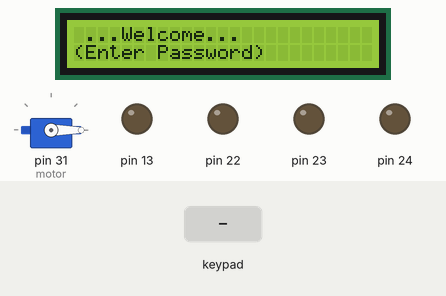
Simulated run of this sketch. Board: Arduino Mega 2560, built with avr-gcc and run on an emulated ATmega2560. Shown: 25×2 character LCD, servo, output pins drawn as LEDs (lit = HIGH). The test bench sets the inputs (shaded band). What the sketch prints to the serial monitor is not drawn.

Above: at 1.2 s.
1.3 s: keypad keys 1 2 3 4 = pressed 0.4 s apart
At 3.9 s:
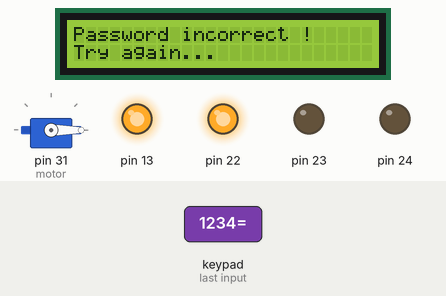
4.8 s: key '*' pressed
At 5.5 s:
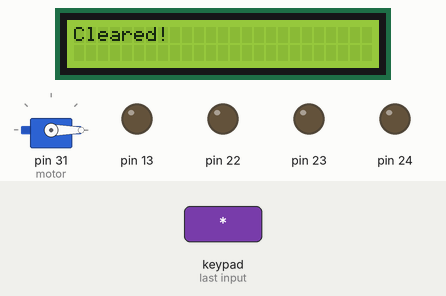
6.3 s: key '2' pressed
At 6.9 s:
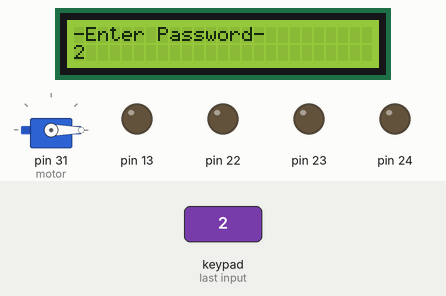
7.8 s: keypad keys 1 2 3 4 pressed 0.4 s apart
At 10.4 s:
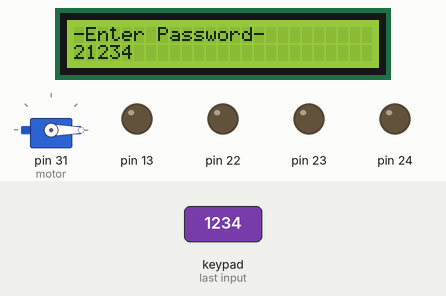
Timing chart, 0 to 11.9 s (numbered marks = the images above; inputs shaded):
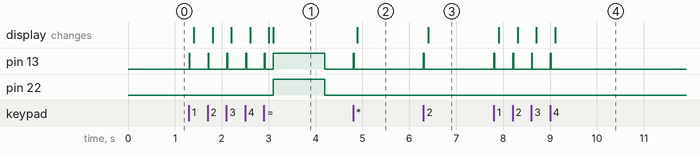

Measured:
- after the input at 1.3 s, pin 13: goes 4 × (HIGH 0.02 s, LOW 0.39 s), HIGH 0.02 s, LOW 0.17 s, HIGH 1.1 s, then LOW, starting at once; pin 22: LOW → HIGH after 1.8 s, → LOW 1.1 s later; the display: first changes after 0.10 s (image 1 shows a later state)
- after the input at 4.8 s, pin 13: LOW → HIGH at once, → LOW 0.02 s later; the display: changes after 0.09 s (image 2)
- after the input at 6.3 s, pin 13: LOW → HIGH at once, → LOW 0.02 s later; the display: changes after 0.10 s (image 3)
- after the input at 7.8 s, pin 13: alternates HIGH for 0.02 s and LOW for 0.38 s, 8 changes in all, then stays LOW, starting at once; the display: first changes after 0.10 s (image 4 shows a later state)

The sketch:

Smart_door_lock_system.ino
```cpp
#include <Servo.h>
#include <Wire.h>
#include <LiquidCrystal_AIP31068_I2C.h>
#include <Keypad.h>


Servo motor;

byte row[4]={2,3,4,5};
byte col[3]={6,7,8};

char keys[4][3]={
  {'1','2','3'},
  {'4','5','6'},
  {'7','8','9'},
  {'*','0','='}
};

Keypad mys = Keypad(makeKeymap(keys), row, col, 4, 3);
LiquidCrystal_AIP31068_I2C lcd(0x3E, 25, 2);

long inputdata=0;


void setup() {
  Serial.begin(9600);
  Serial.println("Uno is Ready");
  lcd.init();
  lcd.setCursor(0, 0);
  lcd.print(" ...Welcome...");
  lcd.setCursor(0, 1);
  lcd.print("(Enter Password)");
  motor.attach(31);
  pinMode(13,OUTPUT);
  pinMode(22,OUTPUT);
  pinMode(23,OUTPUT);
  pinMode(24,OUTPUT);


}

void loop() {
  motor.write(0);

 char Key = mys.getKey();

  if (Key != NO_KEY) {
    // Buzzer
    digitalWrite(13,HIGH);
    delay(20);
    digitalWrite(13,LOW);

    lcd.init();
    lcd.setCursor(0, 0);
    if (Key >= '0' && Key <= '9'){
      inputdata=(inputdata*10)+(Key-'0');
      lcd.print("-Enter Password-");
      lcd.setCursor(0, 1);
      lcd.print(inputdata);
    }
    else if(Key=='='){
      lcd.print("Verifying...");
      if (inputdata==456){
        lcd.init();
        lcd.setCursor(0, 0);
        lcd.print("Password is correct !");
        lcd.setCursor(0, 1);
        lcd.print("Door was unlocked...");
        digitalWrite(23,HIGH);
        motor.write(0);
        motor.write(180);
        delay(5000);
        digitalWrite(23,LOW);
        inputdata=0;

      }
      else{
        lcd.init();
        lcd.setCursor(0, 0);
        lcd.print("Password incorrect !");
        lcd.setCursor(0, 1);
        lcd.print("Try again...");
        digitalWrite(22,HIGH);
        digitalWrite(13,HIGH);
        delay(100);
        digitalWrite(22,LOW);
        digitalWrite(22,HIGH);
        inputdata=0;
        delay(1000);
        digitalWrite(13,LOW);
        digitalWrite(22,LOW);

      }
    }
    else{
      inputdata=0;
      lcd.print("Cleared!");
    }
  }

}
```
